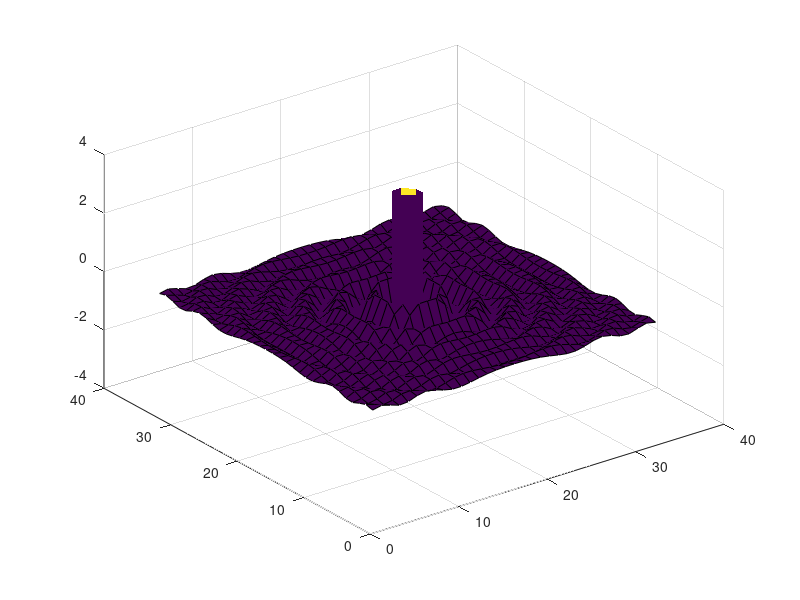

MATLAB code to generate this figure:
%Filename ex1.2
%Author Corey Carney
%Assisted By: no one


%Clear the command window of all variables
clc % clc clears the contents of the command window
clear % clear, clears all defined variables from the matlab workspace

[x y] = meshgrid(-8:.5:8);
r = sqrt(x.^2+y.^2)+ eps;
z = sin(r) ./r;
mesh(z);

surf(z), shading flat

[x y] = meshgrid(-8:.5:8);
r = sqrt(x.^2+y.^2)+ eps;
for n= -3:.05:4;
    z = cos(r.*n) ./r;
surf(z),view (-37,38), axis([0,40,0,40,-4,4]);
pause(.1)
end